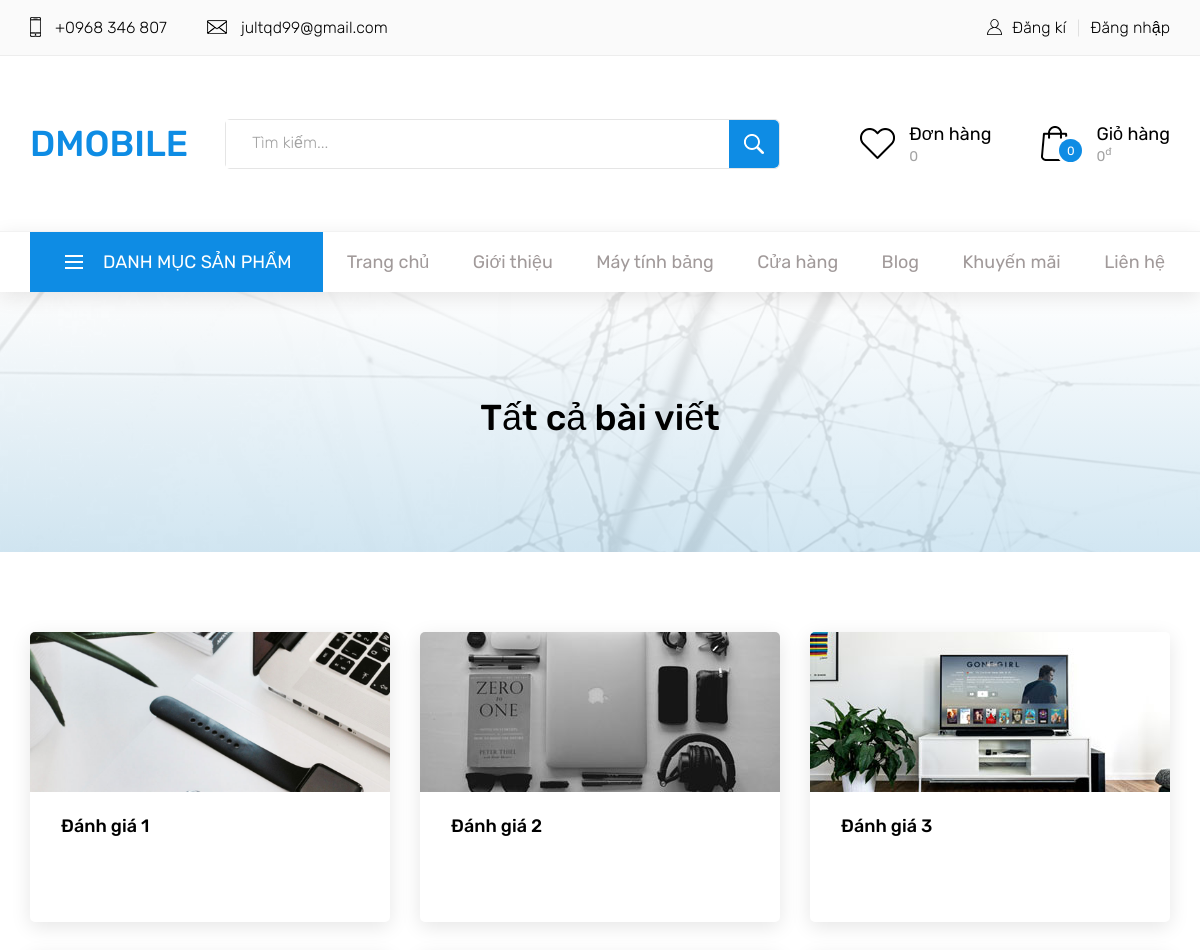
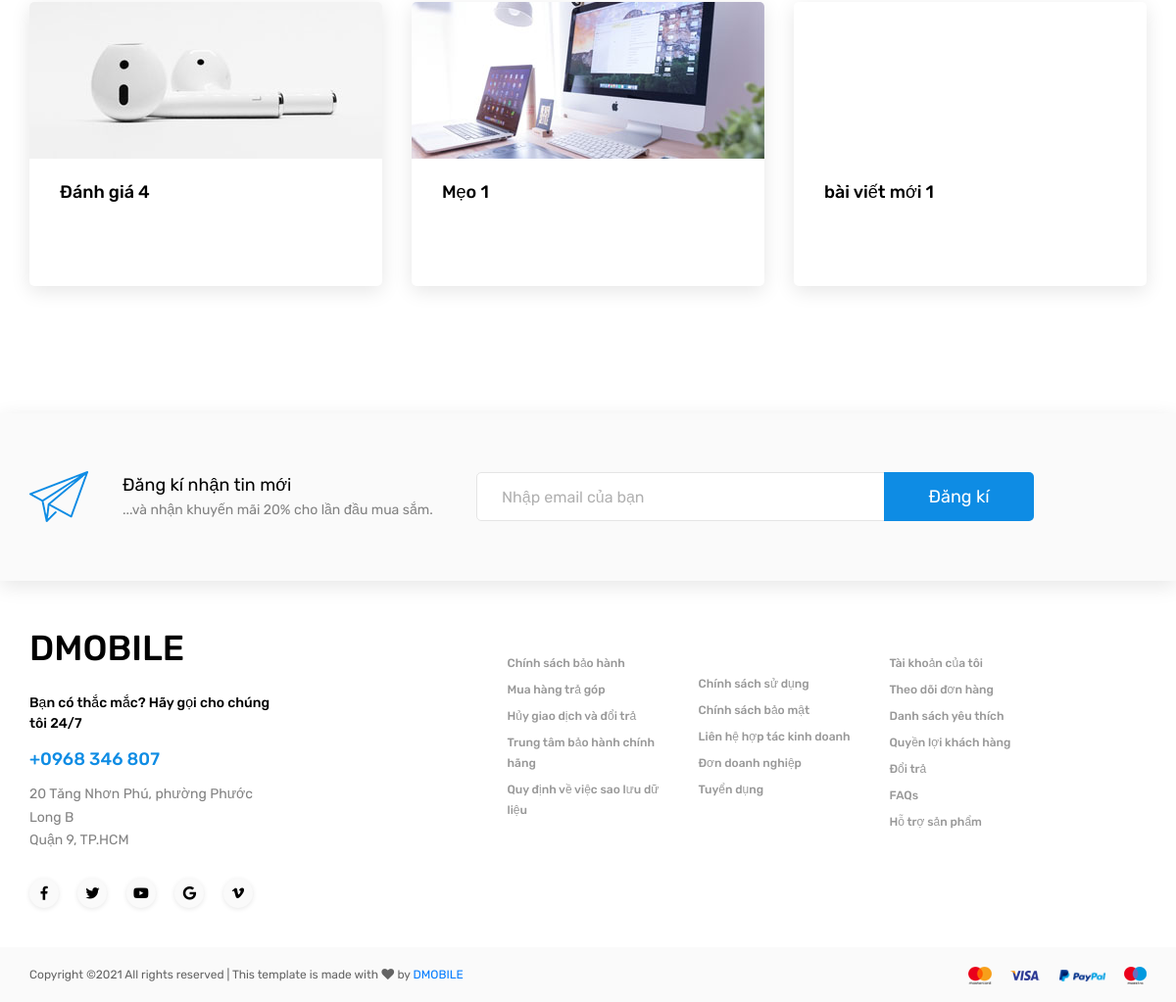
Screenshot of /bai-viet/ with the database file from the repository (2 pictures, top to bottom).
### store/models.py (models this page shows, shortened)
class Menu(models.Model):
    category = models.ForeignKey(Category,null=True,blank=True, on_delete=models.SET_NULL)
    topic = models.ForeignKey(Topic, on_delete=models.SET_NULL, blank=True, null=True)
    post = models.ForeignKey(Post, on_delete=models.SET_NULL, blank=True, null=True)
    name = models.CharField(max_length=255, blank=False)
    link = models.CharField(max_length=255, blank=False)
    type = models.CharField(max_length=100, blank=True)
    order = models.IntegerField(default=0)
    parent_id = models.ForeignKey('self',blank=True, null=True ,related_name='children', on_delete=models.SET_NULL)
    created_at = models.DateTimeField(default=timezone.datetime.now())
    created_by = models.ForeignKey(User, on_delete=models.SET_NULL, blank=True, null=True, related_name="menu_created_by")
    updated_at = models.DateTimeField(default=timezone.datetime.now())
    updated_by = models.ForeignKey(User, on_delete=models.SET_NULL, blank=True, null=True,related_name="menu_updated_by")
    status = models.IntegerField(default=0)

class Post(models.Model):
    topic = models.ForeignKey(Topic, on_delete=models.SET_NULL, blank=True, null=True)
    title = models.CharField(max_length=255, blank=False)
    slug = models.SlugField(max_length=255, blank=False)
    detail = models.TextField(blank=False)
    img = models.ImageField(null=True, blank=True)
    type = models.CharField(max_length=100, blank=True)
    created_at = models.DateTimeField(default=timezone.datetime.now())
    created_by = models.ForeignKey(User, on_delete=models.SET_NULL, blank=True, null=True, related_name="post_created_by")
    updated_at = models.DateTimeField(default=timezone.datetime.now())
    updated_by = models.ForeignKey(User, on_delete=models.SET_NULL, blank=True, null=True,related_name="post_updated_by")
    status = models.IntegerField(default=0)
    @property
    def imageURL(self):
        try:
            url = self.img.url
        except:
            url =''
        return url

### blog/views.py (the view)
# urls.py: path('', views.all_post, name='all_post'),
def all_post(request):
    all_post = Post.objects.filter(topic__isnull=False).order_by('created_at')
    context = {'title':'Tất cả bài viết', 'posts':all_post}
    return render(request, 'store/blog.html', context)

### store/context_processors.py (called while the page is built)
def cart_total(request):
    if request.user.is_authenticated:
        customer = request.user.customer
        order, created = Order.objects.get_or_create(customer=customer, status=0)
        cartItems = order.get_cart_items
        cartAmount = order.get_cart_amount
    else:
        try:
            cart = json.loads(request.COOKIES['cart'])
        except:
            cart = {}
        print('cart:',cart)
        order = {'get_cart_total':0, 'get_cart_items':0, 'get_cart_amount':0}
        cartItems = order['get_cart_items']
        cartAmount = order['get_cart_amount']
        for i in cart:
            cartItems += cart[i]['quantity']
            price = Product.objects.values_list('price',flat=True).get(id=i)
            cartAmount += cartItems*price
    return {'cartItems':cartItems, 'cartAmount':cartAmount}

def order_total(request):
    total = 0
    if request.user.is_authenticated:
        total = Order.objects.filter(customer=request.user.customer, status=1).count()
    return {'order_item':total}

### store/templatetags/navbar_tag.py (called while the page is built)
@register.inclusion_tag('store/navbar.html')
def show_navbar():
    categories = Category.objects.filter(parent_id__isnull=True, status=1).order_by('order')
    menus = Menu.objects.filter(parent_id__isnull=True, status=1).order_by('order')
    return {'categories':categories, 'menus':menus}

### store/templates/store/blog.html (shortened to what this page needs)
{% extends 'store/base.html' %}
{% load static %}
	{% block content %}
<link rel="stylesheet" type="text/css" href="{% static 'styles/blog_styles.css' %}">
<link rel="stylesheet" type="text/css" href="{% static 'styles/blog_responsive.css' %}">
	<div class="home">
		<div class="home_background parallax-window" data-parallax="scroll" data-image-src="images/shop_background.jpg"></div>
		<div class="home_overlay"></div>
		<div class="home_content d-flex flex-column align-items-center justify-content-center">
			<h2 class="home_title">{{ title }}</h2>
		</div>
	</div>
	<div class="blog">
		<div class="container">
			<div class="row">
				<div class="col">
					<div class="blog_posts d-flex flex-row align-items-start justify-content-between">
						{% for post in posts %}
						<div class="blog_post">
							<div class="blog_image" style="background-image:url({{post.imageURL}})"></div>
							<div class="blog_text">{{ post.title }}</div>
						</div>
						{% endfor %}
					</div>
				</div>
			</div>
		</div>
	</div>
	{% endblock content %}

### store/templates/store/navbar/recursive_menus.html (shortened to what this page needs)
{% if menu.type == "custom" %}
    <li class="hassubs">
        <a href="{{menu.link}}">{{ menu.name }}</a>
    </li>
{% elif menu.type == "category" %}
    <li class="hassubs">
        <a href="{% url 'shop:category_view' menu.link %}">{{ menu.name }}</a>
    </li>
{% elif menu.type == "page" %}
<li class="hassubs">
    <a href="{% url 'page_view' menu.link %}">{{ menu.name }}</a>
</li>
{% endif %}

### static/styles/main_styles.css (style rules this page uses)
* { margin: 0; padding: 0; -webkit-font-smoothing: antialiased; -webkit-text-shadow: rgba(0,0,0,.01) 0 0 1px; text-shadow: rgba(0,0,0,.01) 0 0 1px; }
body { font-family: 'Rubik', sans-serif; font-size: 14px; font-weight: 400; background: #FFFFFF; color: #000000; }
a, a:hover, a:visited, a:active, a:link { text-decoration: none; -webkit-font-smoothing: antialiased; -webkit-text-shadow: rgba(0,0,0,.01) 0 0 1px; text-shadow: rgba(0,0,0,.01) 0 0 1px; }
h2 { font-size: 36px; }
h1, h2, h3, h4, h5, h6 { font-family: 'Rubik', sans-serif; font-weight: 500; -webkit-font-smoothing: antialiased; -webkit-text-shadow: rgba(0,0,0,.01) 0 0 1px; text-shadow: rgba(0,0,0,.01) 0 0 1px; }
.standard_dropdown li { display: inline-block; position: relative; height: 56px; }
.standard_dropdown li:last-child a { border-bottom: none; }
.standard_dropdown li a { display: block; position: relative; font-size: 16px; font-weight: 300; color: #000000; line-height: 56px; white-space: nowrap; -webkit-transition: all 200ms ease; -moz-transition: all 200ms ease; -ms-transition: all 200ms ease; -o-transition: all 200ms ease; transition: all 200ms ease; }
.main_nav_dropdown li { margin-right: 35px; }
.main_nav_dropdown li:last-child { margin-right: 0px; }
.main_nav_dropdown li a { font-size: 18px; font-weight: 400; color: #a19a9a; line-height: 60px; }

### static/styles/blog_styles.css (style rules this page uses)
* { margin: 0; padding: 0; -webkit-font-smoothing: antialiased; -webkit-text-shadow: rgba(0,0,0,.01) 0 0 1px; text-shadow: rgba(0,0,0,.01) 0 0 1px; }
body { font-family: 'Rubik', sans-serif; font-size: 14px; font-weight: 400; background: #FFFFFF; color: #000000; }
a, a:hover, a:visited, a:active, a:link { text-decoration: none; -webkit-font-smoothing: antialiased; -webkit-text-shadow: rgba(0,0,0,.01) 0 0 1px; text-shadow: rgba(0,0,0,.01) 0 0 1px; }
h2 { font-size: 36px; }
h1, h2, h3, h4, h5, h6 { font-family: 'Rubik', sans-serif; font-weight: 500; -webkit-font-smoothing: antialiased; -webkit-text-shadow: rgba(0,0,0,.01) 0 0 1px; text-shadow: rgba(0,0,0,.01) 0 0 1px; }
.parallax-window { min-height: 400px; background: transparent; }
.standard_dropdown li { display: inline-block; position: relative; height: 56px; }
.standard_dropdown li:last-child a { border-bottom: none; }
.standard_dropdown li a { display: block; position: relative; font-size: 16px; font-weight: 300; color: #000000; line-height: 56px; white-space: nowrap; -webkit-transition: all 200ms ease; -moz-transition: all 200ms ease; -ms-transition: all 200ms ease; -o-transition: all 200ms ease; transition: all 200ms ease; }
.main_nav_dropdown li { margin-right: 35px; }
.main_nav_dropdown li:last-child { margin-right: 0px; }
.main_nav_dropdown li a { font-size: 18px; font-weight: 400; color: #a19a9a; line-height: 60px; }
.home { width: 100%; height: 260px; background: transparent; }
.home_background { position: absolute; top: 0; left: 0; width: 100%; height: 100%; background-repeat: no-repeat; background-size: cover; background-position: center center; }
.home_overlay { position: absolute; top: 0; left: 0; width: 100%; height: 100%; background: #cde4f1; background: linear-gradient(#FFFFFF, #cde4f1); opacity: 0.9; }
.home_content { width: 100%; height: 100%; }
.blog { padding-top: 80px; padding-bottom: 100px; background: #FFFFFF; }
.blog_posts { width: 100%; flex-wrap: wrap; }
.blog_post { width: calc((100% - 60px) / 3); height: 290px; margin-bottom: 30px; border-radius: 5px; box-shadow: 0px 5px 20px rgba(0,0,0,0.1); z-index: 0; -webkit-transition: all 200ms ease; -moz-transition: all 200ms ease; -ms-transition: all 200ms ease; -o-transition: all 200ms ease; transition: all 200ms ease; }
.blog_image { width: 100%; height: 160px; background-repeat: no-repeat; background-size: cover; background-position: center center; border-top-left-radius: 5px; border-top-right-radius: 5px; }
.blog_text { padding-left: 31px; padding-right: 31px; padding-top: 21px; padding-bottom: 30px; font-size: 18px; font-weight: 500; }

### rows the page displays
Menu: name "Trang chủ"
Menu: name "Giới thiệu"
Menu: name "Máy tính bảng"
Menu: name "Cửa hàng"
Menu: name "Blog"
Menu: name "Khuyến mãi"
Menu: name "Liên hệ"
Post: imageURL (picture), title "Đánh giá 1"
Post: imageURL (picture), title "Đánh giá 2"
Post: imageURL (picture), title "Đánh giá 3"
Post: imageURL (picture), title "Đánh giá 4"
Post: imageURL (picture), title "Mẹo 1"
Post: title "bài viết mới 1"

### other values shown
{{ order_item }} "0"
{{ cartItems }} "0"
{{ cartAmount|intcomma }} "0"
{{ title }} "Tất cả bài viết"
